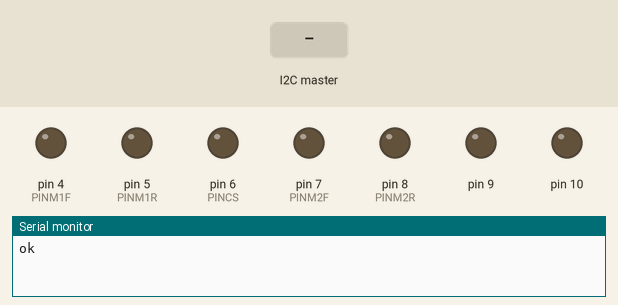
Recording of a sketch running on a simulated Arduino Uno, built with avr-gcc and run on an emulated ATmega328P. On the bench: output pins drawn as LEDs (lit = HIGH), the last lines printed to the serial monitor. The inputs (shaded band) are chosen by the test bench.

Above: at 1.2 s.
1.3 s: the I2C master sends the byte 1
At 1.9 s:
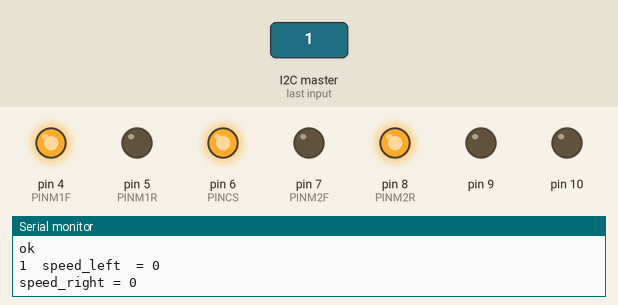
Timing chart, 0 to 4.3 s (numbered marks = the images above; inputs shaded):
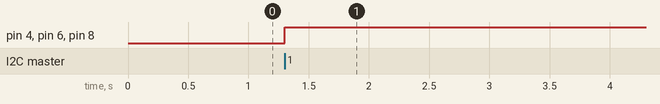

Measured:
- after the input at 1.3 s, pin 4 (PINM1F), pin 6 (PINCS), pin 8 (PINM2R): LOW → HIGH at once

The sketch:

motodriver_4wd.ino
```cpp
// (licence header left out)
#include "moto_4wd.h"
#include <pwm_lvc.h>
#include <Wire.h>

bool flagGetI2C = 0;
unsigned char i2cDta[20];
unsigned char dtalen = 0;

unsigned char dirLeft 	 = 0;
unsigned char dirRight	 = 0;
unsigned char speedLeft  = 0;
unsigned char speedRight = 0;

/*********************************************************************************************************
** Function name:           getAnalog
** Descriptions:            read analog value
*********************************************************************************************************/
void setup()
{
    MOTOR.init();
    Serial.begin(38400);
    Serial.println("ok");
    Wire.begin(4);                // join i2c bus with address #4
    Wire.onReceive(receiveEvent); // register event
}

/*********************************************************************************************************
** Function name:           getAnalog
** Descriptions:            read analog value
*********************************************************************************************************/
void loop()
{
    if(flagGetI2C)
    {
        flagGetI2C = 0;
        dtalen = 0;
        speedLeft  = i2cDta[2];
        speedRight = i2cDta[3];

		dirLeft  = speedLeft >= 0x80 ? DIRR : DIRF;
		dirRight = speedRight>= 0x80 ? DIRR : DIRF;

		dirRight = 1-dirRight;

		speedLeft  = speedLeft  & 0x7f;
		speedRight = speedRight & 0x7f;

        MOTOR.setSpeedDir1(speedLeft, dirLeft);
        MOTOR.setSpeedDir2(speedRight, dirRight);
        Serial.print("speed_left  = ");Serial.println(i2cDta[2]);
        Serial.print("speed_right = ");Serial.println(i2cDta[3]);
    }

    delay(1);

}

/*********************************************************************************************************
** Function name:           getAnalog
** Descriptions:            read analog value
*********************************************************************************************************/
void receiveEvent(int howMany)
{
    while(0 < Wire.available()) 		// loop through all but the last
    {
        flagGetI2C = 1;
        unsigned int c = Wire.read(); 	// receive byte as a character
        Serial.print(c, DEC);         	// print the character
        Serial.print("\t");
        i2cDta[dtalen++] = c;
    }
}
/*********************************************************************************************************
 * END FILE
 *********************************************************************************************************/
```

moto_4wd.cpp
```cpp
// (licence header left out)
#include <Arduino.h>
#include <pwm_lvc.h>
#include "moto_4wd.h"


void motor_4wd::init()
{
    motorSpeed1     = 0;
    motorSpeed2     = 0;

    motorDir1       = 0;
    motorDir2       = 0;

    motorState1     = STOP;
    motorState2     = STOP;

    // pwm set
    PWM.init();
    PWM.setPwm(9, 0, FREQPWM);
    PWM.setPwm(10, 0, FREQPWM);

    pinMode(PINCS, OUTPUT);
    pinMode(PINM1F, OUTPUT);
    pinMode(PINM1R, OUTPUT);
    pinMode(PINM2F, OUTPUT);
    pinMode(PINM2R, OUTPUT);

    digitalWrite(PINCS, LOW);
    digitalWrite(PINM1F, LOW);
    digitalWrite(PINM1R, LOW);
    digitalWrite(PINM2F, LOW);
    digitalWrite(PINM2R, LOW);

}

void motor_4wd::setRun1()
{
    PWM.setPwm(9, motorSpeed1, FREQPWM);
    ALLMOSON;
    if(motorDir1 == DIRF)
    {
        digitalWrite(PINM1F, HIGH);
        digitalWrite(PINM1R, LOW);
    }
    else
    {
        digitalWrite(PINM1F, LOW);
        digitalWrite(PINM1R, HIGH);
    }
    motorState1 = RUN;
}

void motor_4wd::setRun2()
{
    PWM.setPwm(10, motorSpeed2, FREQPWM);
    ALLMOSON;
    if(motorDir2 == DIRF)
    {
        digitalWrite(PINM2F, HIGH);
        digitalWrite(PINM2R, LOW);
    }
    else
    {
        digitalWrite(PINM2F, LOW);
        digitalWrite(PINM2R, HIGH);
    }
    motorState2 = RUN;
}

void motor_4wd::setStop1()
{
    PWM.setPwm(9, 0, FREQPWM);
    digitalWrite(PINM1F, LOW);
    digitalWrite(PINM1R, LOW);
    motorState1 = STOP;
}

void motor_4wd::setStop2()
{
    PWM.setPwm(10, 0, FREQPWM);
    digitalWrite(PINM2F, LOW);
    digitalWrite(PINM2R, LOW);
    motorState2 = STOP;
}

void motor_4wd::setSpeed1(int ispeed)       // pwm, 0-100
{
    motorSpeed1 = ispeed < 100 ? ispeed : 100;
}

void motor_4wd::setSpeed2(int ispeed)       // pwm, 0-100
{
    motorSpeed2 = ispeed < 100 ? ispeed : 100;
}

void motor_4wd::setDir1(unsigned char dir)
{
    motorDir1 = dir;
}

void motor_4wd::setSpeedDir(int ispeed, unsigned char dir)
{

    setSpeedDir1(ispeed, dir);
    setSpeedDir2(ispeed, dir);

}

void motor_4wd::setSpeedDir1(int ispeed, unsigned char dir)
{
    setSpeed1(ispeed);
    setDir1(dir);
    setRun1();

}

void motor_4wd::setSpeedDir2(int ispeed, unsigned char dir)
{
    setSpeed2(ispeed);
    setDir2(dir);
    setRun2();
}


void motor_4wd::setDir2(unsigned char dir)
{
    motorDir2 = dir;
}

int motor_4wd::getMotor1Speed()
{

}

int motor_4wd::getMotor2Speed()
{

}


motor_4wd MOTOR;

/*********************************************************************************************************
  END FILE
*********************************************************************************************************/
```

moto_4wd.h
```cpp
// (licence header left out)
#ifndef _MOTO_4WD_H_
#define _MOTO_4WD_H_

#include "moto_4wd_dfs.h"

class motor_4wd
{
    private:

    unsigned char motorSpeed1;      // pwm: 0-100
    unsigned char motorSpeed2;      // pwm: 0-100

    unsigned char motorDir1;
    unsigned char motorDir2;

    unsigned char motorState1;
    unsigned char motorState2;

    private:                                //

    public:

    void init();

    void setRun1();
    void setRun2();

    void setStop1();
    void setStop2();

    void setSpeed1(int ispeed);       // pwm, 0-100
    void setSpeed2(int ispeed);       // pwm, 0-100

    void setDir1(unsigned char dir);
    void setDir2(unsigned char dir);

    void setSpeedDir(int ispeed, unsigned char dir);
    void setSpeedDir1(int ispeed, unsigned char dir);
    void setSpeedDir2(int ispeed, unsigned char dir);
    int getMotor1Speed();
    int getMotor2Speed();

};

extern motor_4wd MOTOR;
#endif
/*********************************************************************************************************
  END FILE
*********************************************************************************************************/
```

moto_4wd_dfs.h
```cpp
// (licence header left out)
#ifndef _MOTO_4WD_DFS_H_
#define _MOTO_4WD_DFS_H_

#define FREQPWM         10000       // 10khZ

// order READ
#define SETM1SPEED      0x01
#define SETM2SPEED      0x02
#define SETM1DIR        0x03
#define SETM2DIR        0x04
#define SETM1SPEEDIR    0x05
#define SETM2SPEEDIR    0x06
#define SETM1RUN        0x07
#define SETM2RUN        0x08
#define SETM1M2RUN      0x09
#define SETM1STOP       0x0a
#define SETM2STOP       0x0b
#define SETM1M2STOP     0x0c
#define READM1SPEED     0x0d
#define READM2SPEED     0x0e

// order SEND
#define RETM1SPEED      0x87
#define RETM2SPEED      0x88
#define RETM1STATE      0x90
#define RETM2STATE      0x91

// motor state
#define STOP            0x00        // motor stop
#define RUN             0x01        // motor run

#define DIRF            0x00        // Forward
#define DIRR            0x01        // Reversion

// pin ctrl
#define PINCS           6           // all mos cs
#define PINM1F          4
#define PINM1R          5
#define PINM2F          7
#define PINM2R          8

//ctrl
#define ALLMOSON        digitalWrite(PINCS, HIGH)
#define ALLMOSOFF       digitalWrite(PINCS, LOW)


#endif
/*********************************************************************************************************
  END FILE
*********************************************************************************************************/
```
